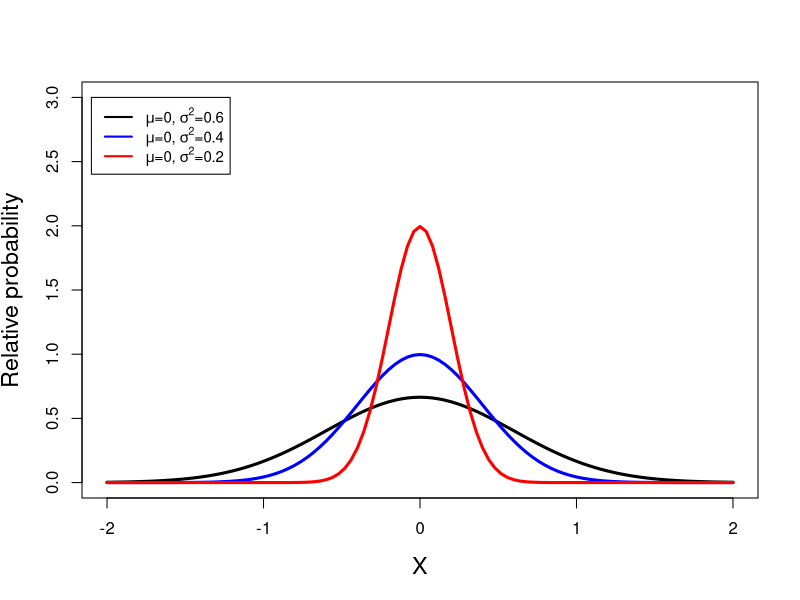
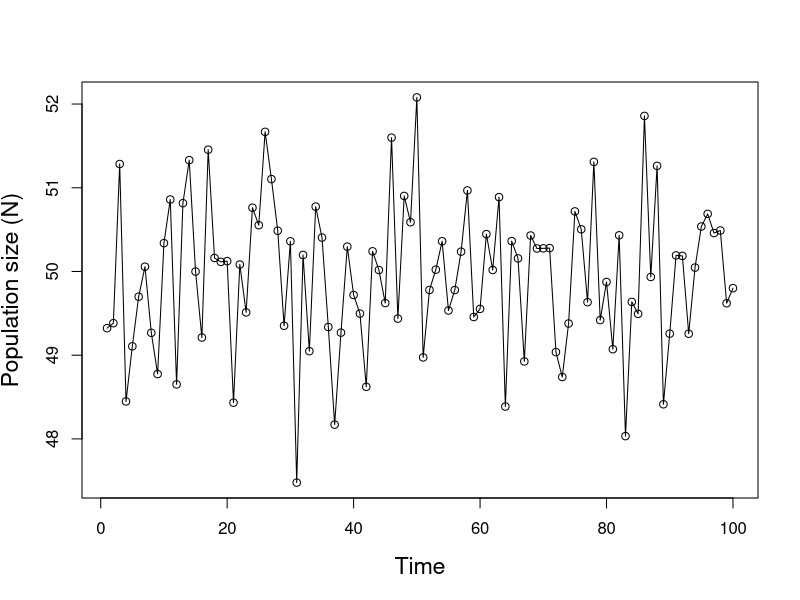
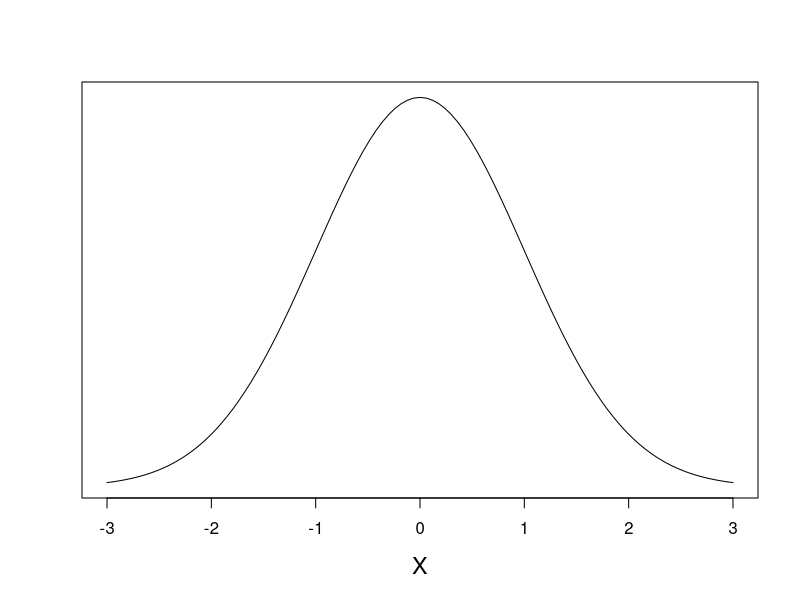
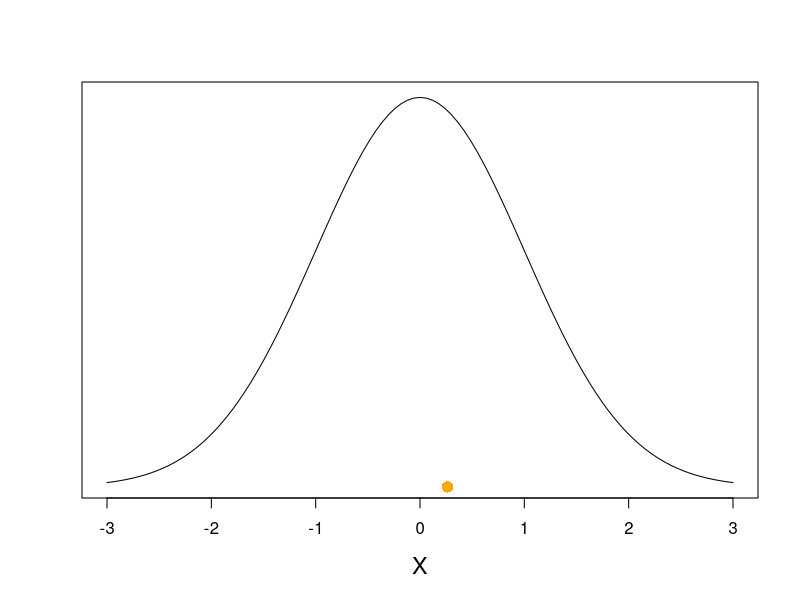
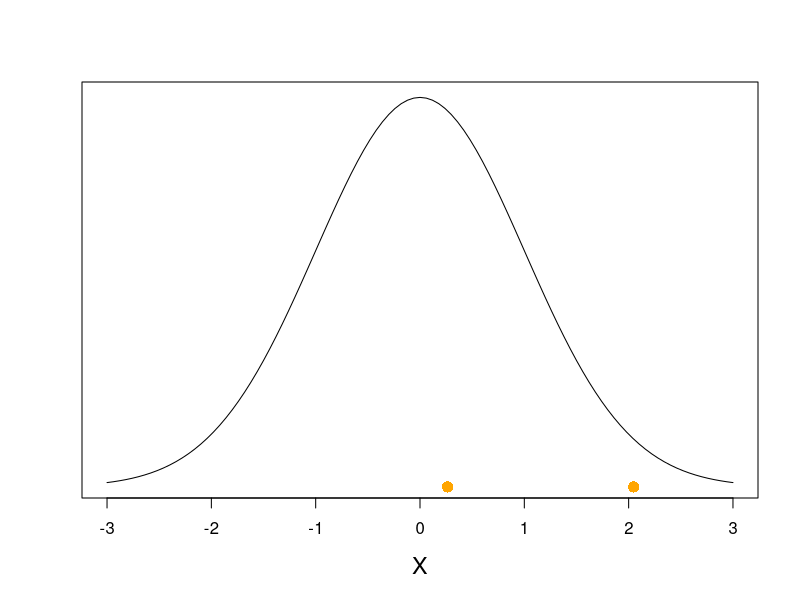
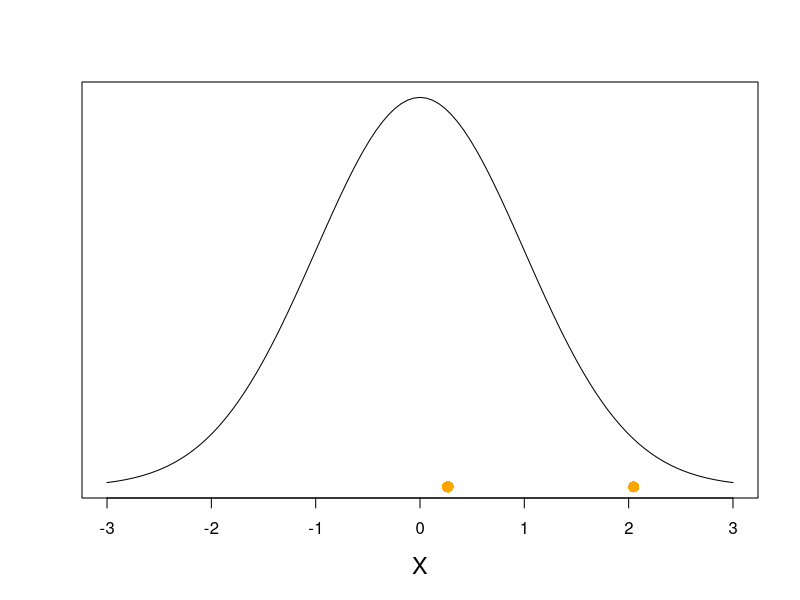
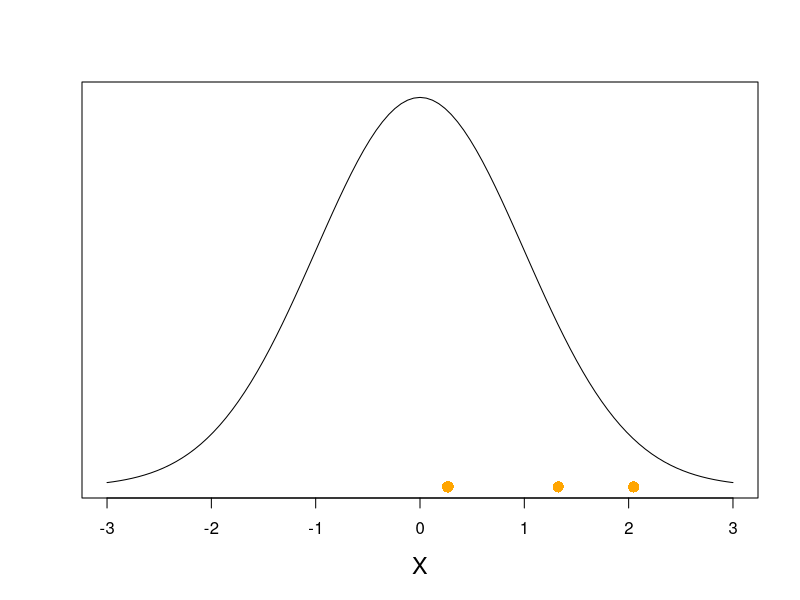
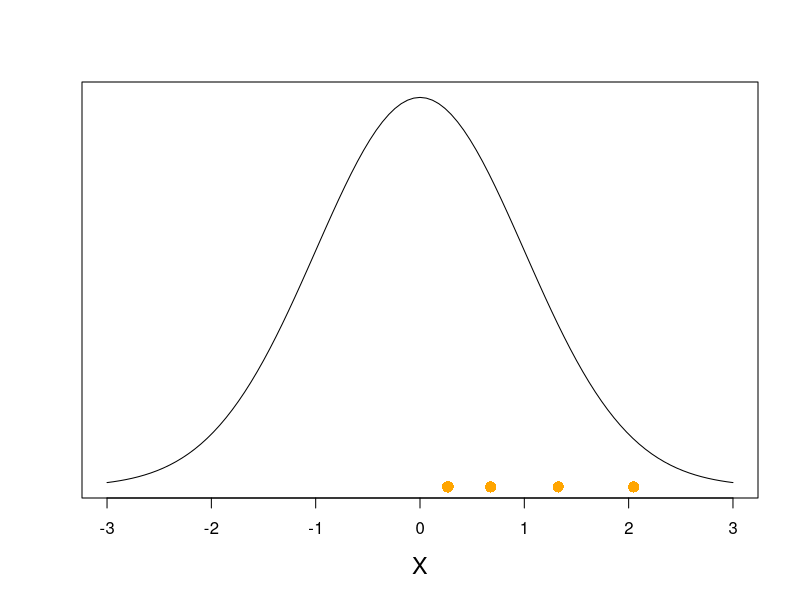

Recreate these plots in R, in order. (Note: this script raises an error after producing the figures.)
## ----eval=FALSE,include=FALSE--------------------------------------------
## source("../../rnw2pdf.R")
## rnw2pdf("lecture-stochasticity")
## rnw2pdf("lecture-stochasticity",tangle=TRUE)


## ----echo=FALSE,results='hide',eval=TRUE---------------------------------
if(!dir.exists("figs/norm"))
    dir.create("figs/norm")
pdf("figs/norm/norm0.pdf", width=8, height=6)
curve(dnorm(x, mean=0, sd=1), -3, 3,
      xlab="X", yaxt="n", ylab="", cex.lab=1.4)
dev.off()
x <- numeric(10)
set.seed(4549)
for(i in 1:10) {
    fl <- paste("figs/norm/norm", i, ".pdf", sep="")
    pdf(fl, width=8, height=6)
    curve(dnorm(x, mean=0, sd=1), -3, 3,
      xlab="X", yaxt="n", ylab="", cex.lab=1.4)
    x[i] <- rnorm(1, mean=0, sd=1)
    points(x[1:i], rep(0, i), col="orange", cex=1.5, lwd=2, pch=16)
    dev.off()
}


## ----norm1,echo=FALSE,include=FALSE,fig.width=8,fig.height=6-------------
curve(dnorm(x, 0, 0.6), -2, 2, xlab="X", cex.lab=1.4,
      ylab="Relative probability", ylim=c(0, 3), lwd=3)
curve(dnorm(x, 0, 0.4), -2, 2, col="blue", lwd=3, add=TRUE)
curve(dnorm(x, 0, 0.2), -2, 2, col="red", lwd=3, add=TRUE)
legend(-2.1, 3, c(expression(paste(mu, "=0, ", sigma^2, "=0.6")),
                  expression(paste(mu, "=0, ", sigma^2, "=0.4")),
                  expression(paste(mu, "=0, ", sigma^2, "=0.2"))),
       col=c("black", "blue", "red"), lwd=2, cex=0.9)


## ----normpop,include=FALSE,echo=FALSE,fig.width=8,fig.height=6-----------
x <- rnorm(100, 50)
plot(x, type="o", xlab="Time", ylab="Population size (N)", cex.lab=1.4)


## ----geo-env,eval=FALSE,size='small'-------------------------------------
## r <- 0.1
## sigma.e <- 10
## for(t in 2:nYears) {
##     X[t-1] <- rnorm(n=1, mean=0, sd=sigma.e)
##     N[t] <- N[t-1] + N[t-1]*r + X[t-1]
## }


## ----geo-e,echo=FALSE,include=FALSE,cache=TRUE---------------------------
r <- 0.1
sigma.e <- 10
T <- 20
if(!dir.exists("figs/exp-e"))
    dir.create("figs/exp-e")
set.seed(350)
for(i in 1:10) {
    N <- integer(T+1)
    N[1] <- 100
    fl <- paste("figs/exp-e/exp-e", i, ".pdf", sep="")
    for(t in 1:T) {
        X.t <- rnorm(1, 0, sigma.e)
        N[t+1] <- N[t] + N[t]*r + X.t
    }
    pdf(fl, width=8, heigh=6)
    par(mai=c(0.9,0.9,0.1,0.1))
    plot(0:T, N, type="b", xlab="Time", ylab="Population size (N)",
         ylim=c(0, 1000), cex.lab=1.4)
    plot(function(x) N[1]*(1+r)^x, 0, T+1, add=TRUE)
    abline(h=0, col=gray(0.8))
    dev.off()
}


## ----geo-e2,fig.show='hide',echo=FALSE,cache=TRUE------------------------
r <- 0.1
sigma.e <- 100
T <- 20
if(!dir.exists("figs/exp-e2"))
    dir.create("figs/exp-e2")
set.seed(540)
for(i in 1:10) {
    N <- integer(T+1)
    N[1] <- 100
    fl <- paste("figs/exp-e2/exp-e", i, ".pdf", sep="")
    for(t in 1:T) {
        X.t <- rnorm(1, 0, sigma.e)
        N[t+1] <- max(N[t] + N[t]*r + X.t, 0)
    }
    pdf(fl, width=8, height=6)
    par(mai=c(0.9,0.9,0.1,0.1))
    plot(0:T, N, type="b", xlab="Time", ylab="Population size (N)",
         ylim=c(0, 1000), cex.lab=1.4)
    plot(function(x) N[1]*(1+r)^x, 0, T+1, add=TRUE)
    abline(h=0, col=gray(0.8))
    dev.off()
}


## ----fig.show='hide',echo=FALSE------------------------------------------
r.bar <- 0.1
sigma.d <- 0.1
T <- 20
if(!dir.exists("figs/exp-d"))
    dir.create("figs/exp-d")
for(i in 1:10) {
    N <- integer(T+1)
    N[1] <- 100
    fl <- paste("figs/exp-d/exp-d", i, ".pdf", sep="")
    for(t in 1:T) {
        r.t <- rnorm(1, r.bar, sigma.d)
        N[t+1] <- N[t] + N[t]*r.t
    }
    pdf(fl, width=8, height=6)
    par(mai=c(0.9,0.9,0.1,0.1))
    plot(0:T, N, type="b", xlab="Time", ylab="Population size (N)",
         ylim=c(0, 1000), cex.lab=1.4)
    plot(function(x) N[1]*(1+r.bar)^x, 0, T+1, add=TRUE)
    abline(h=0, col=gray(0.8))
    dev.off()
}


## ----fig.show='hide',echo=FALSE------------------------------------------
r.bar <- 0.1
sigma.d <- 0.5
T <- 20
if(!dir.exists("figs/exp-d2"))
    dir.create("figs/exp-d2")
for(i in 1:10) {
    N <- integer(T+1)
    N[1] <- 100
    fl <- paste("figs/exp-d2/exp-d", i, ".pdf", sep="")
    for(t in 1:T) {
        r.t <- rnorm(1, r.bar, sigma.d)
        N[t+1] <- N[t] + N[t]*r.t
    }
    pdf(fl, width=8, height=6)
    par(mai=c(0.9,0.9,0.1,0.1))
    plot(0:T, N, type="b", xlab="Time", ylab="Population size (N)",
         ylim=c(0, 1000), cex.lab=1.4)
    plot(function(x) N[1]*(1+r.bar)^x, 0, T+1, add=TRUE)
    abline(h=0, col=gray(0.8))
    dev.off()
}


## ----fig.show='hide',echo=FALSE------------------------------------------
r.max <- 0.3
K.bar <- 100
sigma.d <- 20
T <- 20
if(!dir.exists("figs/lg-d"))
    dir.create("figs/lg-d")
set.seed(4450)
for(i in 1:10) {
    N <- Nlr <- integer(T+1)
    N[1] <- Nlr[1] <- 200
    fl <- paste("figs/lg-d/lg-d", i, ".pdf", sep="")
    for(t in 1:T) {
        K.t <- rnorm(1, K.bar, sigma.d)
        N[t+1] <- N[t] + N[t]*r.max*(1 - N[t]/K.t)
        Nlr[t+1] <- Nlr[t] + Nlr[t]*r.max*(1 - Nlr[t]/K.bar)
    }
    pdf(fl, width=8, height=6)
    par(mai=c(0.9,0.9,0.1,0.1))
    plot(0:T, N, type="b", xlab="Time", ylab="Population size (N)",
         ylim=c(0, 300), cex.lab=1.4)
    lines(0:T, Nlr)
    abline(h=0, col=gray(0.8))
    dev.off()
}

